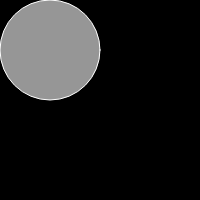
Frame 1 (no input)
Frame 60 (no input): identical to frame 1, image omitted
Frame 120 (the mouse pressed at the canvas centre since frame 60): identical to frame 1, image omitted

The p5.js sketch that drew this single still picture (run headless with seeded random() and noise() and a simulated clock; from frame 60 on, the mouse is pressed at the canvas centre):

// p5.js sketch
// ── sketch.js
function setup() {
    createCanvas(200, 200);
}

function draw() {
    background(0);
    stroke(255);
    fill(150);
    circle(50, 50, 100, 100);
}
